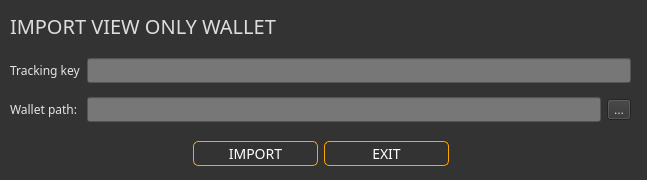
<?xml version="1.0" encoding="UTF-8"?>
<ui version="4.0">
 <class>ImportTracking</class>
 <widget class="QDialog" name="ImportTracking">
  <property name="geometry">
   <rect>
    <x>0</x>
    <y>0</y>
    <width>647</width>
    <height>180</height>
   </rect>
  </property>
  <property name="windowTitle">
   <string>Dialog</string>
  </property>
  <property name="styleSheet">
   <string notr="true">background-color: #333; color: #e5e5e5;</string>
  </property>
  <widget class="QWidget" name="layoutWidget">
   <property name="geometry">
    <rect>
     <x>10</x>
     <y>50</y>
     <width>621</width>
     <height>81</height>
    </rect>
   </property>
   <layout class="QGridLayout" name="gridLayout">
    <item row="1" column="0">
     <widget class="QLabel" name="label_2">
      <property name="font">
       <font>
        <family>Poppins</family>
        <pointsize>9</pointsize>
       </font>
      </property>
      <property name="text">
       <string>Wallet path:</string>
      </property>
     </widget>
    </item>
    <item row="0" column="1" colspan="2">
     <widget class="QLineEdit" name="m_trackingKey">
      <property name="minimumSize">
       <size>
        <width>0</width>
        <height>25</height>
       </size>
      </property>
      <property name="font">
       <font>
        <family>Poppins</family>
        <pointsize>9</pointsize>
       </font>
      </property>
      <property name="styleSheet">
       <string notr="true">background-color: #777;
boder: 0px;
color: #e5e5e5;</string>
      </property>
     </widget>
    </item>
    <item row="1" column="2">
     <widget class="QToolButton" name="m_selectPathButton">
      <property name="text">
       <string>...</string>
      </property>
     </widget>
    </item>
    <item row="1" column="1">
     <widget class="QLineEdit" name="m_pathEdit">
      <property name="minimumSize">
       <size>
        <width>0</width>
        <height>25</height>
       </size>
      </property>
      <property name="font">
       <font>
        <family>Poppins</family>
        <pointsize>9</pointsize>
       </font>
      </property>
      <property name="styleSheet">
       <string notr="true">background-color: #777;
boder: 0px;
color: #e5e5e5;</string>
      </property>
     </widget>
    </item>
    <item row="0" column="0">
     <widget class="QLabel" name="label">
      <property name="font">
       <font>
        <family>Poppins</family>
        <pointsize>9</pointsize>
       </font>
      </property>
      <property name="text">
       <string>Tracking key</string>
      </property>
     </widget>
    </item>
   </layout>
  </widget>
  <widget class="QWidget" name="layoutWidget_2">
   <property name="geometry">
    <rect>
     <x>10</x>
     <y>140</y>
     <width>621</width>
     <height>27</height>
    </rect>
   </property>
   <layout class="QHBoxLayout" name="horizontalLayout">
    <item>
     <spacer name="horizontalSpacer">
      <property name="orientation">
       <enum>Qt::Horizontal</enum>
      </property>
      <property name="sizeHint" stdset="0">
       <size>
        <width>40</width>
        <height>20</height>
       </size>
      </property>
     </spacer>
    </item>
    <item>
     <widget class="QPushButton" name="m_okButton">
      <property name="minimumSize">
       <size>
        <width>125</width>
        <height>25</height>
       </size>
      </property>
      <property name="font">
       <font>
        <family>Poppins</family>
        <pointsize>-1</pointsize>
       </font>
      </property>
      <property name="styleSheet">
       <string notr="true">QPushButton#m_okButton
{
    color: #fff;
    border: 1px solid orange;
    font-size: 14px;
    border-radius: 5px; font-family: 'Poppins';
}

QPushButton#m_okButton:hover
{
    color: orange;
    border: 1px solid orange;
    font-size: 14px;
    border-radius: 5px;
    font-family: 'Poppins';
}

QPushButton#m_okButton:pressed {
        color: #FFF;
        background-color: #1d2124;
        border: 1px solid orange;
        font-size: 14px;
        border-radius: 5px;
        font-family: 'Poppins';
}</string>
      </property>
      <property name="text">
       <string>IMPORT</string>
      </property>
     </widget>
    </item>
    <item>
     <widget class="QPushButton" name="m_cancelButton">
      <property name="minimumSize">
       <size>
        <width>125</width>
        <height>25</height>
       </size>
      </property>
      <property name="font">
       <font>
        <family>Poppins</family>
        <pointsize>-1</pointsize>
       </font>
      </property>
      <property name="styleSheet">
       <string notr="true">QPushButton#m_cancelButton
{
    color: #FFF;
    border: 1px solid orange;
    font-size: 14px;
    border-radius: 5px; font-family: 'Poppins';
}

QPushButton#m_cancelButton:hover
{
    color: orange;
    border: 1px solid orange;
    font-size: 14px;
    border-radius: 5px;
    font-family: 'Poppins';
}

QPushButton#m_cancelButton:pressed {
    color: #FFF;
    background-color: #1d2124;
    border: 1px solid orange;
    font-size: 14px;
    border-radius: 5px;
    font-family: 'Poppins';
}</string>
      </property>
      <property name="text">
       <string>EXIT</string>
      </property>
     </widget>
    </item>
    <item>
     <spacer name="horizontalSpacer_2">
      <property name="orientation">
       <enum>Qt::Horizontal</enum>
      </property>
      <property name="sizeHint" stdset="0">
       <size>
        <width>40</width>
        <height>20</height>
       </size>
      </property>
     </spacer>
    </item>
   </layout>
  </widget>
  <widget class="QLabel" name="label_3">
   <property name="geometry">
    <rect>
     <x>10</x>
     <y>10</y>
     <width>300</width>
     <height>31</height>
    </rect>
   </property>
   <property name="font">
    <font>
     <family>Poppins</family>
     <pointsize>15</pointsize>
    </font>
   </property>
   <property name="styleSheet">
    <string notr="true">color: #ddd;</string>
   </property>
   <property name="text">
    <string>IMPORT VIEW ONLY WALLET</string>
   </property>
  </widget>
 </widget>
 <resources/>
 <connections>
  <connection>
   <sender>m_okButton</sender>
   <signal>clicked()</signal>
   <receiver>ImportTracking</receiver>
   <slot>accept()</slot>
   <hints>
    <hint type="sourcelabel">
     <x>570</x>
     <y>103</y>
    </hint>
    <hint type="destinationlabel">
     <x>323</x>
     <y>65</y>
    </hint>
   </hints>
  </connection>
  <connection>
   <sender>m_cancelButton</sender>
   <signal>clicked()</signal>
   <receiver>ImportTracking</receiver>
   <slot>reject()</slot>
   <hints>
    <hint type="sourcelabel">
     <x>439</x>
     <y>103</y>
    </hint>
    <hint type="destinationlabel">
     <x>323</x>
     <y>65</y>
    </hint>
   </hints>
  </connection>
 </connections>
</ui>
